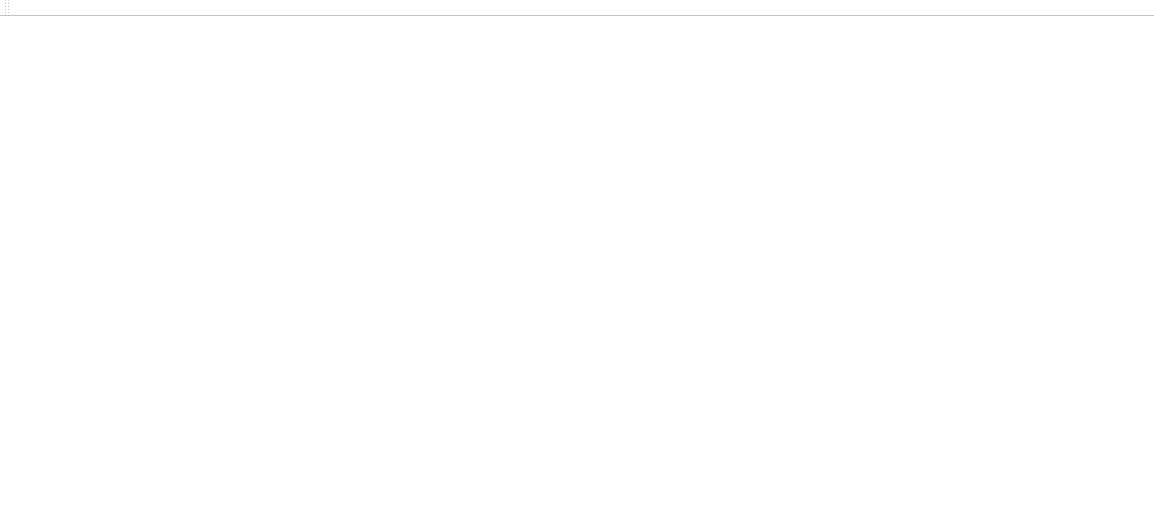
<?xml version="1.0" encoding="UTF-8"?>
<ui version="4.0">
 <class>MainWindow</class>
 <widget class="QMainWindow" name="MainWindow">
  <property name="geometry">
   <rect>
    <x>0</x>
    <y>0</y>
    <width>1154</width>
    <height>523</height>
   </rect>
  </property>
  <property name="windowTitle">
   <string>MainWindow</string>
  </property>
  <property name="autoFillBackground">
   <bool>false</bool>
  </property>
  <property name="styleSheet">
   <string notr="true">QWidget { background-color: white; }</string>
  </property>
  <widget class="QWidget" name="centralWidget">
   <layout class="QGridLayout" name="gridLayout"/>
  </widget>
  <widget class="QMenuBar" name="menuBar">
   <property name="geometry">
    <rect>
     <x>0</x>
     <y>0</y>
     <width>1154</width>
     <height>21</height>
    </rect>
   </property>
  </widget>
  <widget class="QToolBar" name="mainToolBar">
   <attribute name="toolBarArea">
    <enum>TopToolBarArea</enum>
   </attribute>
   <attribute name="toolBarBreak">
    <bool>false</bool>
   </attribute>
  </widget>
  <widget class="QStatusBar" name="statusBar"/>
 </widget>
 <layoutdefault spacing="6" margin="11"/>
 <resources/>
 <connections/>
</ui>
